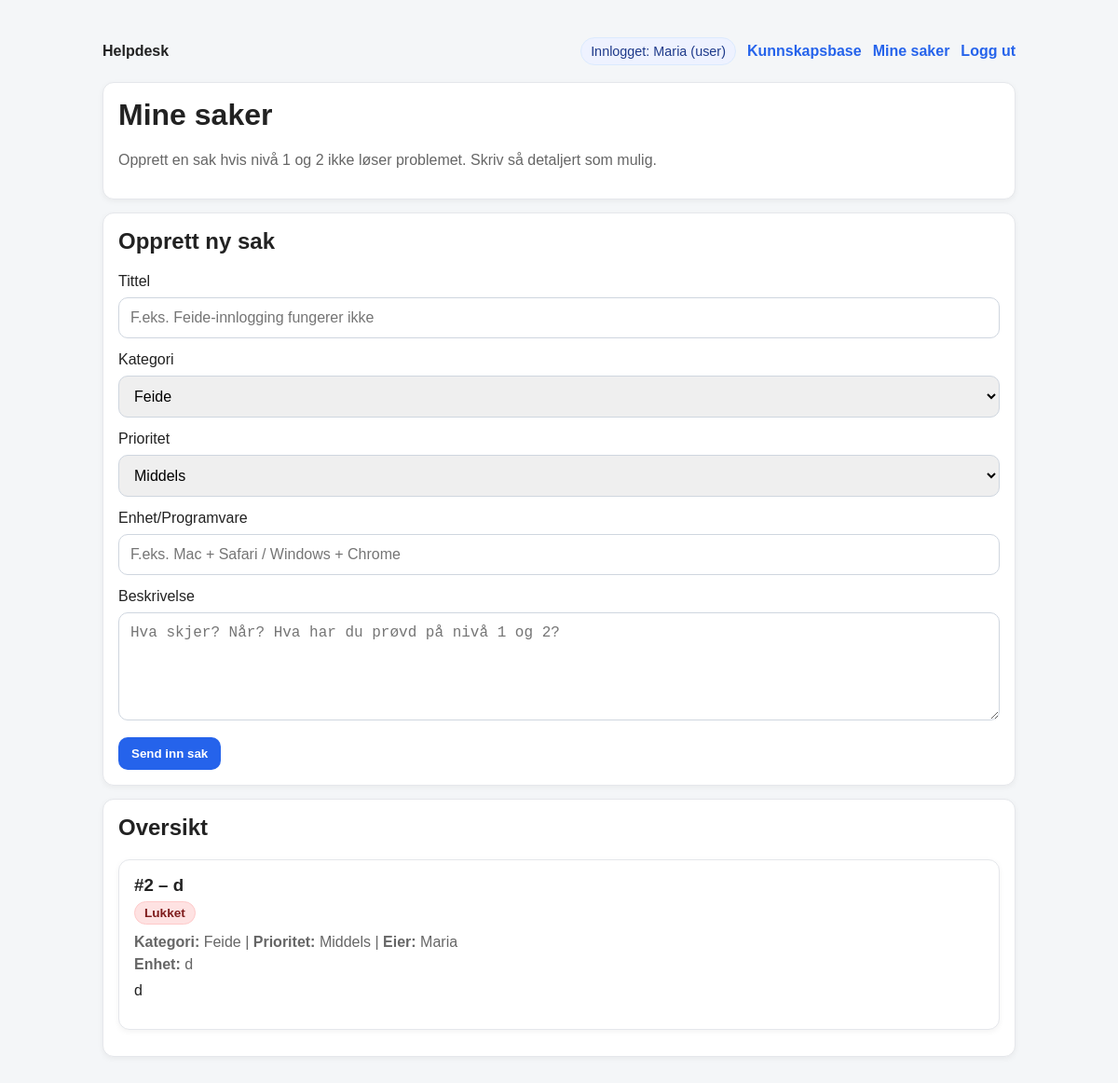
Page /tickets (signed in) on the committed database.
### tables this page shows
CREATE TABLE tickets (
            id INTEGER PRIMARY KEY AUTOINCREMENT,
            title TEXT NOT NULL,
            desc TEXT NOT NULL,
            owner TEXT NOT NULL,
            category TEXT NOT NULL DEFAULT 'Annet',
            priority TEXT NOT NULL DEFAULT 'Middels',
            device TEXT NOT NULL DEFAULT '',
            status TEXT NOT NULL DEFAULT 'Åpen',
            created_at TEXT NOT NULL DEFAULT (datetime('now'))
        );

### app/routes.py (the view, shortened to what this page needs)
@bp.route("/tickets", methods=["GET", "POST"])
def tickets():
    user = current_user()
    if not user:
        return redirect(url_for("main.login"))
    role = current_role()
    visible = get_tickets() if role == "support" else get_tickets(owner=user)
    return render_template("_tickets.html", tickets=visible, role=role)

### app/db.py (called while the page is built)
def _conn():
    DB_PATH.parent.mkdir(parents=True, exist_ok=True)
    conn = sqlite3.connect(DB_PATH)
    conn.row_factory = sqlite3.Row
    return conn

def get_tickets(owner: Optional[str] = None) -> List[Dict[str, str]]:
    conn = _conn()
    cur = conn.cursor()
    if owner is None:
        cur.execute("SELECT * FROM tickets ORDER BY id DESC")
    else:
        cur.execute("SELECT * FROM tickets WHERE owner = ? ORDER BY id DESC", (owner,))
    rows = cur.fetchall()
    conn.close()
    return [dict(r) for r in rows]

### app/routes.py (called while the page is built)
def current_user():
    return session.get("user")

def current_role():
    return session.get("role")

@bp.before_app_request
def ensure_db():
    init_db()

### app/templates/_tickets.html (shortened to what this page needs)
{% extends "base.html" %}
{% block content %}
<div class="card">
  <h1>Mine saker</h1>
  <p class="muted">
    Opprett en sak hvis nivå 1 og 2 ikke løser problemet. Skriv så detaljert som mulig.
  </p>
</div>
<div class="card">
  <h2>Opprett ny sak</h2>
  <form method="post">
    <label>Tittel</label>
    <input type="text" name="title" placeholder="F.eks. Feide-innlogging fungerer ikke" required>
    <label>Kategori</label>
    <select name="category" required>
      <option>Feide</option>
    </select>
    <label>Prioritet</label>
    <select name="priority" required>
      <option selected>Middels</option>
    </select>
    <label>Enhet/Programvare</label>
    <input type="text" name="device" placeholder="F.eks. Mac + Safari / Windows + Chrome" required>
    <label>Beskrivelse</label>
    <textarea name="desc" rows="5" placeholder="Hva skjer? Når? Hva har du prøvd på nivå 1 og 2?" required></textarea>
    <button type="submit">Send inn sak</button>
  </form>
</div>
<div class="card">
  <h2>Oversikt</h2>
  {% if tickets|length == 0 %}
    <p class="muted">Du har ingen saker enda. Start i Kunnskapsbase og opprett sak hvis det ikke løser problemet.</p>
  {% else %}
    {% for t in tickets %}
      <div class="card" style="margin:12px 0;">
        <div style="display:flex; justify-content:space-between; gap:12px; flex-wrap:wrap;">
          <div>
            <h3 style="margin-bottom:6px;">#{{ t.id }} – {{ t.title }}</h3>
            {% if t.status == "Åpen" %}
              <span class="badge badge-open">Åpen</span>
            {% else %}
              <span class="badge badge-closed">Lukket</span>
            {% endif %}
            <p class="muted" style="margin:10px 0 0;">
              <strong>Kategori:</strong> {{ t.category }} |
              <strong>Prioritet:</strong> {{ t.priority }} |
              <strong>Eier:</strong> {{ t.owner }}
            </p>
            <p class="muted" style="margin:6px 0 0;">
              <strong>Enhet:</strong> {{ t.device }}
            </p>
            <p style="margin-top:10px;">{{ t.desc }}</p>
          </div>
        </div>
      </div>
    {% endfor %}
  {% endif %}
</div>
{% endblock %}

### app/templates/base.html (shortened to what this page needs)
<!doctype html>
<html lang="no">
  <head>
  </head>
  <body>
    <header>
      <strong>Helpdesk</strong>
      <nav>
        {% if session.get("user") %}
          <span class="pill">Innlogget: {{ session.get("user") }} ({{ session.get("role") }})</span>
          <a href="{{ url_for('main.kb') }}">Kunnskapsbase</a>
          <a href="{{ url_for('main.tickets') }}">Mine saker</a>
          <a href="{{ url_for('main.logout') }}">Logg ut</a>
        {% endif %}
      </nav>
    </header>
    {% block content %}{% endblock %}
  </body>
</html>

### app/templates/base.html (style rules this page uses)
:root { --bg:#f4f6f8; --text:#222; --muted:#666; --card:#fff; --border:#e5e7eb; --primary:#2563eb; --primaryHover:#1d4ed8; --green:#16a34a; --yellow:#ca8a04; --red:#dc2626; }
body { font-family: Arial, sans-serif; max-width: 980px; margin: 40px auto; padding: 0 16px; background: var(--bg); color: var(--text); }
header { display:flex; justify-content:space-between; align-items:center; margin-bottom: 18px; }
nav { display:flex; gap:12px; align-items:center; flex-wrap:wrap; }
nav a { color: var(--primary); text-decoration:none; font-weight:700; }
.pill { background:#eef2ff; border:1px solid #dbeafe; color:#1e3a8a; padding:6px 10px; border-radius:999px; font-size:.9rem; white-space:nowrap; }
.card { background:var(--card); border:1px solid var(--border); border-radius:12px; padding:16px; margin:14px 0; box-shadow:0 2px 6px rgba(0,0,0,.05); }
.muted { color: var(--muted); }
h1,h2,h3 { margin-top:0; }
input, textarea, select { width:100%; padding:12px; margin:8px 0 14px; border-radius:10px; border:1px solid #cfd6df; box-sizing:border-box; font-size:1rem; }
.btn, button { display:inline-block; background: var(--primary); color:#fff; border:0; border-radius:10px; padding:10px 14px; font-weight:800; cursor:pointer; text-decoration:none; }
.badge { display:inline-block; padding:4px 10px; border-radius:999px; font-size:.85rem; font-weight:800; }
.badge-closed { background:#fee2e2; color:#7f1d1d; border:1px solid #fecaca; }

### rows in the picture
tickets: get "Maria", id "2", title "d", status "Lukket", category "Feide", priority "Middels", owner "Maria", device "d", desc "d"

### other values in the picture
{{ session.get("role") }} "user"
